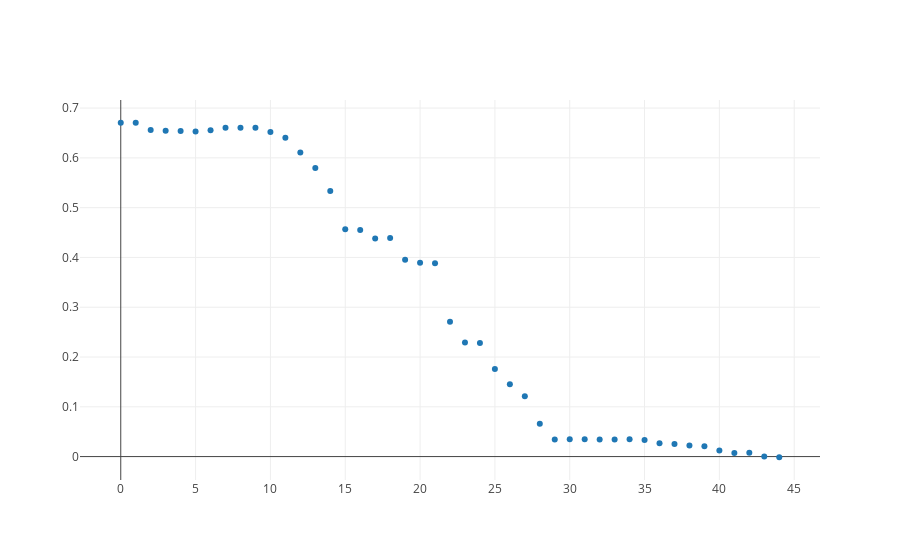

Here is the notebook cell this chart was saved with:
### Code cell
from graph import trace_values, plot
score_trace = trace_values(x_value_range, grid_scores)
plot([score_trace])

### Figure 1 — Plotly figure (JSON) as saved in the notebook; plotly's stock layout.template omitted (floating-point values rounded to 4 significant figures)
{"data": [{"mode": "markers", "name": "data", "text": [], "type": "scatter", "uid": "ab9e7c65-9167-41a7-a385-d9d54cfbb89a", "x": [44, 43, 42, 41, 40, 39, 38, 37, 36, 35, 34, 33, 32, 31, 30, 29, 28, 27, 26, 25, 24, 23, 22, 21, 20, 19, 18, 17, 16, 15, 14, 13, 12, 11, 10, 9, 8, 7, 6, 5, 4, 3, 2, 1, 0], "y": [-0.001347, 0.0002633, 0.007582, 0.007273, 0.01221, 0.02073, 0.02242, 0.02541, 0.02676, 0.03325, 0.03487, 0.0342, 0.0344, 0.03483, 0.03459, 0.03441, 0.06604, 0.1212, 0.1455, 0.1761, 0.2279, 0.2289, 0.2707, 0.3885, 0.3894, 0.3952, 0.4391, 0.4378, 0.4552, 0.4564, 0.5333, 0.5795, 0.6108, 0.6402, 0.6518, 0.6606, 0.6604, 0.6606, 0.6557, 0.653, 0.6539, 0.6544, 0.6558, 0.6705, 0.6705]}], "layout": {}}
